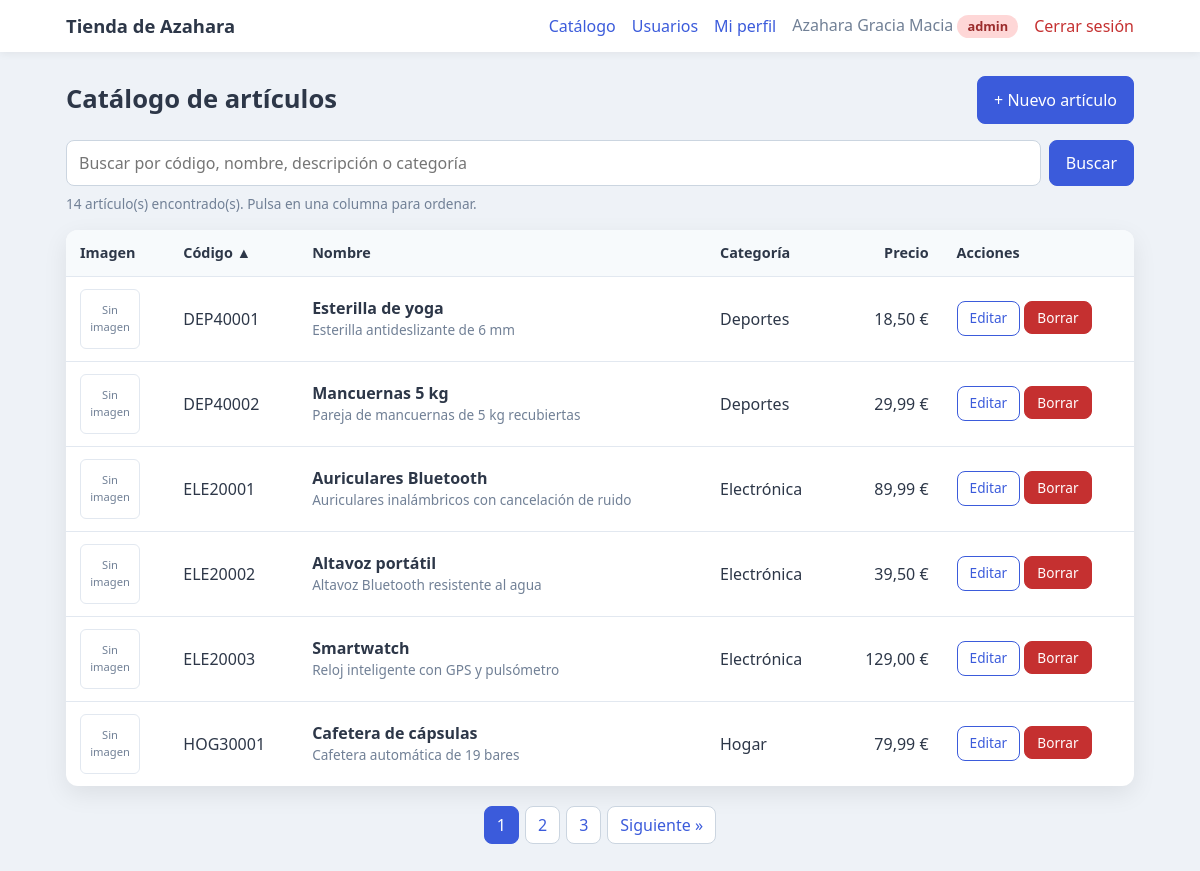
The app's page /GestionArticulos/listadoArticulos.php (signed in) with its own data.
### tables this page shows
CREATE TABLE articulos (
    codigo      VARCHAR(8)   NOT NULL,
    nombre      VARCHAR(100) NOT NULL,
    descripcion TEXT         NULL,
    categoria   VARCHAR(50)  NOT NULL,
    precio      DECIMAL(8,2) NOT NULL,
    imagen      VARCHAR(255) NULL,

    PRIMARY KEY (codigo)
);

### seguridad.php (called while the page is built, shortened)
<?php
function rolActual(): string
{
    return $_SESSION["rol"] ?? "";
}

### funcionesValidacion.php (called while the page is built, shortened)
<?php
function textoProtegido($texto): string
{
    return htmlspecialchars((string) ($texto ?? ""), ENT_QUOTES, "UTF-8");
}
?>

### modelo/articulosBD.php (called while the page is built, shortened)
<?php
require_once __DIR__ . "/usuariosBD.php";
require_once __DIR__ . "/../clases/Articulo.php";
function contarArticulos($busqueda): int
{
    try {
        $con = conectar();
        $stmt = $con->prepare("SELECT COUNT(*) FROM articulos
                               WHERE CONCAT_WS(' ', codigo, nombre, descripcion, categoria) LIKE :busqueda");
        $stmt->execute([":busqueda" => "%" . $busqueda . "%"]);
        return (int) $stmt->fetchColumn();
    } catch (PDOException $e) {
        errorBD($e, "Ocurrió un error al recuperar datos de la base de datos.");
    }
}
function listarArticulos($busqueda, $orden, $direccion, $limite, $desplazamiento): array
{
    try {
        $con = conectar();
        $sql = "SELECT * FROM articulos
                WHERE CONCAT_WS(' ', codigo, nombre, descripcion, categoria) LIKE :busqueda
                ORDER BY $orden $direccion
                LIMIT :limite OFFSET :desplazamiento";
        $stmt = $con->prepare($sql);
        $stmt->bindValue(":busqueda", "%" . $busqueda . "%");
        $stmt->bindValue(":limite", $limite, PDO::PARAM_INT);
        $stmt->bindValue(":desplazamiento", $desplazamiento, PDO::PARAM_INT);
        $stmt->execute();
        $articulos = [];
        foreach ($stmt->fetchAll() as $fila) {
            $articulos[] = new Articulo($fila);
        }
        return $articulos;
    } catch (PDOException $e) {
        errorBD($e, "Ocurrió un error al recuperar datos de la base de datos.");
    }
}

### clases/Articulo.php (called while the page is built, shortened)
<?php
class Articulo
{
    private string $codigo;
    private string $nombre;
    private string $descripcion;
    private string $categoria;
    private float $precio;
    private string $imagen;
    public function __construct(array $fila)
    {
        $this->codigo = $fila["codigo"];
        $this->nombre = $fila["nombre"];
        $this->descripcion = $fila["descripcion"] ?? "";
        $this->categoria = $fila["categoria"];
        $this->precio = (float) $fila["precio"];
        $this->imagen = $fila["imagen"] ?? "";
    }
    public function getCodigo(): string
    {
        return $this->codigo;
    }
    public function getNombre(): string
    {
        return $this->nombre;
    }
    public function getDescripcion(): string
    {
        return $this->descripcion;
    }
    public function getCategoria(): string
    {
        return $this->categoria;
    }
    public function getPrecioFormateado(): string
    {
        return number_format($this->precio, 2, ",", ".") . " €";
    }
    public function tieneImagen(): bool
    {
        return $this->imagen !== "";
    }
}

### GestionArticulos/listadoArticulos.php (the view, shortened to what this page needs)
<?php
require_once __DIR__ . "/../seguridad.php";
require_once __DIR__ . "/../modelo/articulosBD.php";
require_once __DIR__ . "/../includes/paginacion.php";
$puedeGestionar = in_array(rolActual(), ["editor", "admin"], true);
$busqueda = obtenerDatoGet("busqueda");
[$orden, $direccion] = leerOrden(ORDEN_ARTICULOS, "codigo");
$total = contarArticulos($busqueda);
[$pagina, $totalPaginas, $desplazamiento] = calcularPaginacion($total, ARTICULOS_POR_PAGINA);
$articulos = listarArticulos($busqueda, $orden, $direccion, ARTICULOS_POR_PAGINA, $desplazamiento);
require __DIR__ . "/../includes/cabecera.php";
?>
<div class="titulo-seccion">
    <h1>Catálogo de artículos</h1>
    <?php if ($puedeGestionar) : ?>
        <a href="formularioArticulos.php" class="boton">+ Nuevo artículo</a>
    <?php endif ?>
</div>
<form method="get" class="buscador">
    <input type="search" name="busqueda" value="<?= textoProtegido($busqueda) ?>"
           placeholder="Buscar por código, nombre, descripción o categoría">
    <button type="submit" class="boton">Buscar</button>
</form>
<p class="nota"><?= $total ?> artículo(s) encontrado(s). Pulsa en una columna para ordenar.</p>
<?php if (empty($articulos)) : ?>
    <div class="tarjeta vacio">No hay artículos que coincidan con la búsqueda.</div>
<?php else : ?>
    <div class="tabla-contenedor">
        <table class="tabla">
            <thead>
            <tr>
                <th>Imagen</th>
                <th><?php enlaceOrden("codigo", "Código", $busqueda, $orden, $direccion) ?></th>
                <th><?php enlaceOrden("nombre", "Nombre", $busqueda, $orden, $direccion) ?></th>
                <th><?php enlaceOrden("categoria", "Categoría", $busqueda, $orden, $direccion) ?></th>
                <th class="numero"><?php enlaceOrden("precio", "Precio", $busqueda, $orden, $direccion) ?></th>
                <?php if ($puedeGestionar) : ?>
                    <th>Acciones</th>
                <?php endif ?>
            </tr>
            </thead>
            <tbody>
            <?php foreach ($articulos as $articulo) : ?>
                <tr>
                    <td>
                        <?php if ($articulo->tieneImagen()) : ?>
                            <img src="../<?= textoProtegido($articulo->getImagen()) ?>"
                                 alt="<?= textoProtegido($articulo->getNombre()) ?>" class="miniatura">
                        <?php else : ?>
                            <span class="miniatura sin-imagen">Sin imagen</span>
                        <?php endif ?>
                    </td>
                    <td><?= textoProtegido($articulo->getCodigo()) ?></td>
                    <td>
                        <strong><?= textoProtegido($articulo->getNombre()) ?></strong>
                        <div class="descripcion"><?= textoProtegido($articulo->getDescripcion()) ?></div>
                    </td>
                    <td><?= textoProtegido($articulo->getCategoria()) ?></td>
                    <td class="numero"><?= textoProtegido($articulo->getPrecioFormateado()) ?></td>
                    <?php if ($puedeGestionar) : ?>
                        <td class="acciones">
                            <a href="formularioArticulos.php?codigo=<?= urlencode($articulo->getCodigo()) ?>"
                               class="boton pequeno secundario">Editar</a>
                            <form method="post" action="borrarArticulo.php"
                                  onsubmit="return confirm('¿Seguro que quieres borrar este artículo?');">
                                <button type="submit" class="boton pequeno peligro">Borrar</button>
                            </form>
                        </td>
                    <?php endif ?>
                </tr>
            <?php endforeach ?>
            </tbody>
        </table>
    </div>
    <?php pintarPaginacion($pagina, $totalPaginas, $busqueda, $orden, $direccion) ?>
<?php endif ?>
<?php require __DIR__ . "/../includes/pie.php"; ?>

### includes/cabecera.php (shortened to what this page needs)
<!DOCTYPE html>
<html lang="es">
<head>
    <link rel="stylesheet" href="../css/estilos.css">
</head>
<body class="con-menu">
<header class="barra">
    <div class="barra-interior">
        <a href="../GestionArticulos/listadoArticulos.php" class="marca">Tienda de Azahara</a>
        <nav class="menu">
            <a href="../GestionArticulos/listadoArticulos.php">Catálogo</a>
            <?php if (rolActual() === "admin") : ?>
                <a href="../GestionUsuarios/listadoUsuarios.php">Usuarios</a>
            <?php endif ?>
            <a href="../GestionUsuarios/perfil.php">Mi perfil</a>
            <span class="usuario">
                <?= textoProtegido($_SESSION["nombre"] ?? "") ?>
                <span class="etiqueta rol-<?= textoProtegido(rolActual()) ?>"><?= textoProtegido(rolActual()) ?></span>
            </span>
            <a href="../Autenticacion/logout.php" class="salir">Cerrar sesión</a>
        </nav>
    </div>
</header>
<main class="pagina">

### includes/paginacion.php (shortened to what this page needs)
<?php
require_once __DIR__ . "/../funcionesValidacion.php";
function urlListado(string $busqueda, string $orden, string $direccion, int $pagina = 1): string
{
    return "?" . http_build_query([
        "busqueda" => $busqueda,
        "orden" => $orden,
        "dir" => $direccion,
        "pagina" => $pagina,
    ]);
}
function enlaceOrden(string $columna, string $texto, string $busqueda, string $ordenActual, string $direccionActual): void
{
    $nuevaDireccion = ($ordenActual === $columna && $direccionActual === "ASC") ? "DESC" : "ASC";
    $flecha = "";
    if ($ordenActual === $columna) {
        $flecha = $direccionActual === "ASC" ? " ▲" : " ▼";
    }
    $url = urlListado($busqueda, $columna, $nuevaDireccion);
    echo '<a href="' . textoProtegido($url) . '">' . textoProtegido($texto) . $flecha . '</a>';
}
function pintarPaginacion(int $pagina, int $totalPaginas, string $busqueda, string $orden, string $direccion): void
{
    echo '<nav class="paginacion">';
    for ($i = 1; $i <= $totalPaginas; $i++) {
        if ($i === $pagina) {
            echo '<span class="actual">' . $i . '</span>';
        } else {
            echo '<a href="' . textoProtegido(urlListado($busqueda, $orden, $direccion, $i)) . '">' . $i . '</a>';
        }
    }
    if ($pagina < $totalPaginas) {
        echo '<a href="' . textoProtegido(urlListado($busqueda, $orden, $direccion, $pagina + 1)) . '">Siguiente »</a>';
    }
    echo '</nav>';
}

### includes/pie.php
</main>
</body>
</html>

### css/estilos.css (style rules this page uses)
:root { --color-fondo: #eef2f7; --color-tarjeta: #ffffff; --color-texto: #2d3748; --color-suave: #718096; --color-borde: #cbd5e0; --color-principal: #3b5bdb; --color-principal-hover: #2f4ac0; --color-error: #c53030; --color-error-fondo: #fff5f5; --color-exito: #276749; --color-exito-fondo: #f0fff4; }
* { box-sizing: border-box; }
body { margin: 0; min-height: 100vh; display: flex; justify-content: center; align-items: center; padding: 24px 16px; background-color: var(--color-fondo); color: var(--color-texto); font-family: "Segoe UI", Arial, sans-serif; line-height: 1.5; }
.nota { margin: 0 0 16px; font-size: 0.85rem; color: var(--color-suave); }
.boton { flex: 1; display: inline-block; padding: 11px 16px; border: 1px solid var(--color-principal); border-radius: 8px; background-color: var(--color-principal); color: #fff; font-size: 1rem; font-family: inherit; text-align: center; text-decoration: none; cursor: pointer; }
.boton.secundario { background-color: transparent; color: var(--color-principal); }
:root { --color-peligro: #c53030; --color-peligro-hover: #9b2c2c; }
body.con-menu { display: block; padding: 0; }
.barra { background-color: var(--color-tarjeta); box-shadow: 0 2px 8px rgba(0, 0, 0, 0.06); }
.barra-interior { max-width: 1100px; margin: 0 auto; padding: 12px 16px; display: flex; flex-wrap: wrap; align-items: center; justify-content: space-between; gap: 12px; }
.marca { font-weight: 700; font-size: 1.15rem; color: var(--color-texto); text-decoration: none; }
.menu { display: flex; flex-wrap: wrap; align-items: center; gap: 16px; }
.menu a { color: var(--color-principal); text-decoration: none; }
.menu .usuario { color: var(--color-suave); }
.menu .salir { color: var(--color-peligro); }
.pagina { max-width: 1100px; margin: 0 auto; padding: 24px 16px 48px; }
.titulo-seccion { display: flex; flex-wrap: wrap; align-items: center; justify-content: space-between; gap: 12px; margin-bottom: 16px; }
.titulo-seccion h1 { margin: 0; font-size: 1.6rem; }
.titulo-seccion .boton { flex: none; }
.buscador { display: flex; flex-wrap: wrap; gap: 8px; margin-bottom: 8px; }
.buscador input[type="search"] { flex: 1 1 260px; padding: 10px 12px; border: 1px solid var(--color-borde); border-radius: 8px; font-size: 1rem; font-family: inherit; }
.buscador .boton { flex: none; }
.tabla-contenedor { overflow-x: auto; background-color: var(--color-tarjeta); border-radius: 12px; box-shadow: 0 8px 24px rgba(0, 0, 0, 0.08); }
.tabla { width: 100%; border-collapse: collapse; }
.tabla th, .tabla td { padding: 12px 14px; text-align: left; border-bottom: 1px solid #e2e8f0; vertical-align: middle; }
.tabla th { background-color: #f7fafc; font-size: 0.9rem; white-space: nowrap; }
.tabla th a { color: var(--color-texto); text-decoration: none; }
.tabla tbody tr:last-child td { border-bottom: none; }
.tabla .numero { text-align: right; white-space: nowrap; }
.tabla .descripcion { font-size: 0.85rem; color: var(--color-suave); }
.acciones { white-space: nowrap; }
.acciones form { display: inline; }
.miniatura { width: 60px; height: 60px; object-fit: contain; border-radius: 6px; border: 1px solid #e2e8f0; background-color: #fff; }
.sin-imagen { display: inline-flex; align-items: center; justify-content: center; font-size: 0.7rem; color: var(--color-suave); text-align: center; }
.boton.pequeno { flex: none; padding: 6px 12px; font-size: 0.85rem; }
.boton.peligro { background-color: var(--color-peligro); border-color: var(--color-peligro); color: #fff; }
.etiqueta { display: inline-block; padding: 2px 10px; border-radius: 999px; font-size: 0.8rem; font-weight: 600; }
.rol-admin { background-color: #fed7d7; color: #9b2c2c; }
.paginacion { display: flex; flex-wrap: wrap; justify-content: center; gap: 6px; margin-top: 20px; }
.paginacion a, .paginacion span { padding: 6px 12px; border-radius: 8px; border: 1px solid var(--color-borde); background-color: var(--color-tarjeta); color: var(--color-principal); text-decoration: none; }
.paginacion .actual { background-color: var(--color-principal); border-color: var(--color-principal); color: #fff; }

### records on screen
articulos: shows "Sin imagen", codigo "DEP40001", nombre "Esterilla de yoga", descripcion "Esterilla antideslizante de 6 mm", categoria "Deportes", precio "18,50 €"
articulos: shows "Sin imagen", codigo "DEP40002", nombre "Mancuernas 5 kg", descripcion "Pareja de mancuernas de 5 kg recubiertas", categoria "Deportes", precio "29,99 €"
articulos: shows "Sin imagen", codigo "ELE20001", nombre "Auriculares Bluetooth", descripcion "Auriculares inalámbricos con cancelación de ruido", categoria "Electrónica", precio "89,99 €"
articulos: shows "Sin imagen", codigo "ELE20002", nombre "Altavoz portátil", descripcion "Altavoz Bluetooth resistente al agua", categoria "Electrónica", precio "39,50 €"
articulos: shows "Sin imagen", codigo "ELE20003", nombre "Smartwatch", descripcion "Reloj inteligente con GPS y pulsómetro", categoria "Electrónica", precio "129,00 €"
articulos: shows "Sin imagen", codigo "HOG30001", nombre "Cafetera de cápsulas", descripcion "Cafetera automática de 19 bares", categoria "Hogar", precio "79,99 €"

### other values on screen
textoProtegido($_SESSION["nombre"] ?? "") "Azahara Gracia Macia"
textoProtegido(rolActual()) "admin"
$total "14"
textoProtegido($texto) "Código Nombre Categoría Precio"
$flecha "▲"
